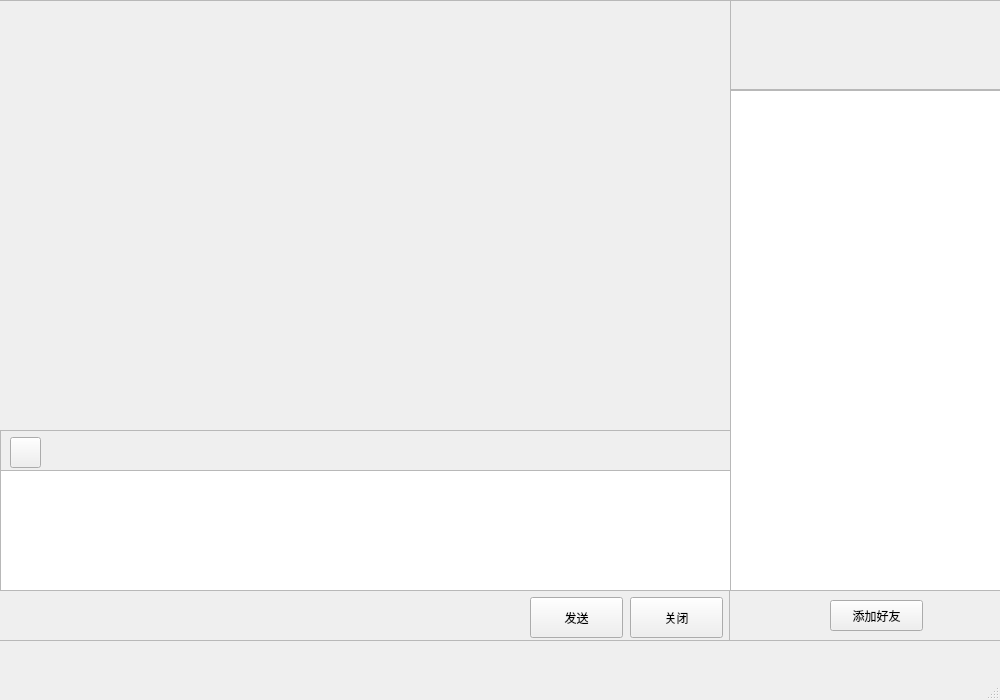
<?xml version="1.0" encoding="UTF-8"?>
<ui version="4.0">
 <class>MainWindow</class>
 <widget class="QMainWindow" name="MainWindow">
  <property name="geometry">
   <rect>
    <x>0</x>
    <y>0</y>
    <width>1000</width>
    <height>700</height>
   </rect>
  </property>
  <property name="sizePolicy">
   <sizepolicy hsizetype="Maximum" vsizetype="Maximum">
    <horstretch>0</horstretch>
    <verstretch>0</verstretch>
   </sizepolicy>
  </property>
  <property name="minimumSize">
   <size>
    <width>1000</width>
    <height>700</height>
   </size>
  </property>
  <property name="maximumSize">
   <size>
    <width>16777215</width>
    <height>16777215</height>
   </size>
  </property>
  <property name="windowTitle">
   <string>MainWindow</string>
  </property>
  <property name="autoFillBackground">
   <bool>false</bool>
  </property>
  <property name="styleSheet">
   <string notr="true"/>
  </property>
  <widget class="QWidget" name="centralwidget">
   <property name="enabled">
    <bool>true</bool>
   </property>
   <property name="sizePolicy">
    <sizepolicy hsizetype="Expanding" vsizetype="Expanding">
     <horstretch>0</horstretch>
     <verstretch>0</verstretch>
    </sizepolicy>
   </property>
   <property name="minimumSize">
    <size>
     <width>469</width>
     <height>329</height>
    </size>
   </property>
   <property name="maximumSize">
    <size>
     <width>1000</width>
     <height>3000</height>
    </size>
   </property>
   <property name="sizeIncrement">
    <size>
     <width>469</width>
     <height>329</height>
    </size>
   </property>
   <property name="baseSize">
    <size>
     <width>469</width>
     <height>329</height>
    </size>
   </property>
   <property name="mouseTracking">
    <bool>true</bool>
   </property>
   <property name="tabletTracking">
    <bool>true</bool>
   </property>
   <property name="acceptDrops">
    <bool>false</bool>
   </property>
   <property name="autoFillBackground">
    <bool>false</bool>
   </property>
   <property name="styleSheet">
    <string notr="true"/>
   </property>
   <widget class="QLabel" name="label_Icon">
    <property name="geometry">
     <rect>
      <x>-60</x>
      <y>-60</y>
      <width>191</width>
      <height>201</height>
     </rect>
    </property>
    <property name="styleSheet">
     <string notr="true">border-image: url(:/src/image/KSSA_Login_Title.png);</string>
    </property>
    <property name="text">
     <string/>
    </property>
   </widget>
   <widget class="QListWidget" name="listWidget_friends">
    <property name="enabled">
     <bool>true</bool>
    </property>
    <property name="geometry">
     <rect>
      <x>730</x>
      <y>90</y>
      <width>271</width>
      <height>501</height>
     </rect>
    </property>
    <property name="styleSheet">
     <string notr="true"/>
    </property>
    <property name="autoScroll">
     <bool>true</bool>
    </property>
    <property name="showDropIndicator" stdset="0">
     <bool>true</bool>
    </property>
   </widget>
   <widget class="QFrame" name="frame">
    <property name="geometry">
     <rect>
      <x>-10</x>
      <y>0</y>
      <width>1011</width>
      <height>641</height>
     </rect>
    </property>
    <property name="styleSheet">
     <string notr="true">border-image: url(:/src/image/main-back.jpg);</string>
    </property>
    <property name="frameShape">
     <enum>QFrame::StyledPanel</enum>
    </property>
    <property name="frameShadow">
     <enum>QFrame::Raised</enum>
    </property>
    <widget class="QFrame" name="frame_2">
     <property name="geometry">
      <rect>
       <x>740</x>
       <y>-1</y>
       <width>271</width>
       <height>91</height>
      </rect>
     </property>
     <property name="styleSheet">
      <string notr="true">border-image: \*url();
border：1px solid black;</string>
     </property>
     <property name="frameShape">
      <enum>QFrame::StyledPanel</enum>
     </property>
     <property name="frameShadow">
      <enum>QFrame::Raised</enum>
     </property>
     <widget class="QLabel" name="label_headimg">
      <property name="geometry">
       <rect>
        <x>20</x>
        <y>20</y>
        <width>61</width>
        <height>61</height>
       </rect>
      </property>
      <property name="styleSheet">
       <string notr="true">border-image: \*url();
</string>
      </property>
      <property name="text">
       <string/>
      </property>
     </widget>
    </widget>
    <widget class="QTextEdit" name="TextMessage">
     <property name="geometry">
      <rect>
       <x>10</x>
       <y>470</y>
       <width>731</width>
       <height>121</height>
      </rect>
     </property>
     <property name="styleSheet">
      <string notr="true">border-image: \*url();
border-top:1px solid grey;</string>
     </property>
     <property name="tabChangesFocus">
      <bool>false</bool>
     </property>
    </widget>
    <widget class="QPushButton" name="Button_Send">
     <property name="geometry">
      <rect>
       <x>540</x>
       <y>597</y>
       <width>93</width>
       <height>41</height>
      </rect>
     </property>
     <property name="styleSheet">
      <string notr="true">color:white;
border-radius:5px;
background-color:rgb(0, 170, 255);
border:none;
border-image: \*url();</string>
     </property>
     <property name="text">
      <string>发送</string>
     </property>
    </widget>
    <widget class="QPushButton" name="Button_Close">
     <property name="geometry">
      <rect>
       <x>640</x>
       <y>597</y>
       <width>93</width>
       <height>41</height>
      </rect>
     </property>
     <property name="styleSheet">
      <string notr="true">border-image: \*url();
background-color: rgb(162, 158, 166);
border-radius:5px;

</string>
     </property>
     <property name="text">
      <string>关闭</string>
     </property>
    </widget>
    <widget class="QPushButton" name="Button_AddFriend">
     <property name="geometry">
      <rect>
       <x>840</x>
       <y>600</y>
       <width>93</width>
       <height>31</height>
      </rect>
     </property>
     <property name="styleSheet">
      <string notr="true">color:white;
border-radius:5px;
background-color: rgb(255, 85, 0);
border:none;
border-image: \*url();</string>
     </property>
     <property name="text">
      <string>添加好友</string>
     </property>
    </widget>
    <widget class="QFrame" name="frame_chatbar">
     <property name="geometry">
      <rect>
       <x>9</x>
       <y>590</y>
       <width>731</width>
       <height>51</height>
      </rect>
     </property>
     <property name="styleSheet">
      <string notr="true">border-image: \*url();
background-color: rgb(255, 255, 255);
border:none;</string>
     </property>
     <property name="frameShape">
      <enum>QFrame::StyledPanel</enum>
     </property>
     <property name="frameShadow">
      <enum>QFrame::Raised</enum>
     </property>
    </widget>
    <widget class="QWidget" name="chat_widget" native="true">
     <property name="geometry">
      <rect>
       <x>10</x>
       <y>90</y>
       <width>731</width>
       <height>341</height>
      </rect>
     </property>
     <property name="styleSheet">
      <string notr="true">border-image: \*url();
border:none;</string>
     </property>
    </widget>
    <widget class="QFrame" name="frame_tools">
     <property name="geometry">
      <rect>
       <x>10</x>
       <y>430</y>
       <width>731</width>
       <height>41</height>
      </rect>
     </property>
     <property name="styleSheet">
      <string notr="true">border-image: \*url();
background-color: rgb(255, 255, 255);
border-top:1px solid grey;</string>
     </property>
     <property name="frameShape">
      <enum>QFrame::StyledPanel</enum>
     </property>
     <property name="frameShadow">
      <enum>QFrame::Raised</enum>
     </property>
     <widget class="QPushButton" name="pushButton_sendfile">
      <property name="geometry">
       <rect>
        <x>10</x>
        <y>7</y>
        <width>31</width>
        <height>31</height>
       </rect>
      </property>
      <property name="autoFillBackground">
       <bool>false</bool>
      </property>
      <property name="styleSheet">
       <string notr="true">border-image: url(:/src/image/icon_file.png);
background-image: url(:/src/image/icon_file.png);</string>
      </property>
      <property name="text">
       <string/>
      </property>
     </widget>
    </widget>
    <zorder>frame_chatbar</zorder>
    <zorder>frame_2</zorder>
    <zorder>Button_Send</zorder>
    <zorder>Button_Close</zorder>
    <zorder>Button_AddFriend</zorder>
    <zorder>chat_widget</zorder>
    <zorder>frame_tools</zorder>
    <zorder>TextMessage</zorder>
   </widget>
   <zorder>frame</zorder>
   <zorder>label_Icon</zorder>
   <zorder>listWidget_friends</zorder>
  </widget>
  <widget class="QMenuBar" name="menubar">
   <property name="geometry">
    <rect>
     <x>0</x>
     <y>0</y>
     <width>1000</width>
     <height>26</height>
    </rect>
   </property>
  </widget>
  <widget class="QStatusBar" name="statusbar"/>
 </widget>
 <resources/>
 <connections/>
 <slots>
  <slot>mainwindow_get_userid()</slot>
  <slot>connect_mysql_getrela(QString)</slot>
 </slots>
</ui>
